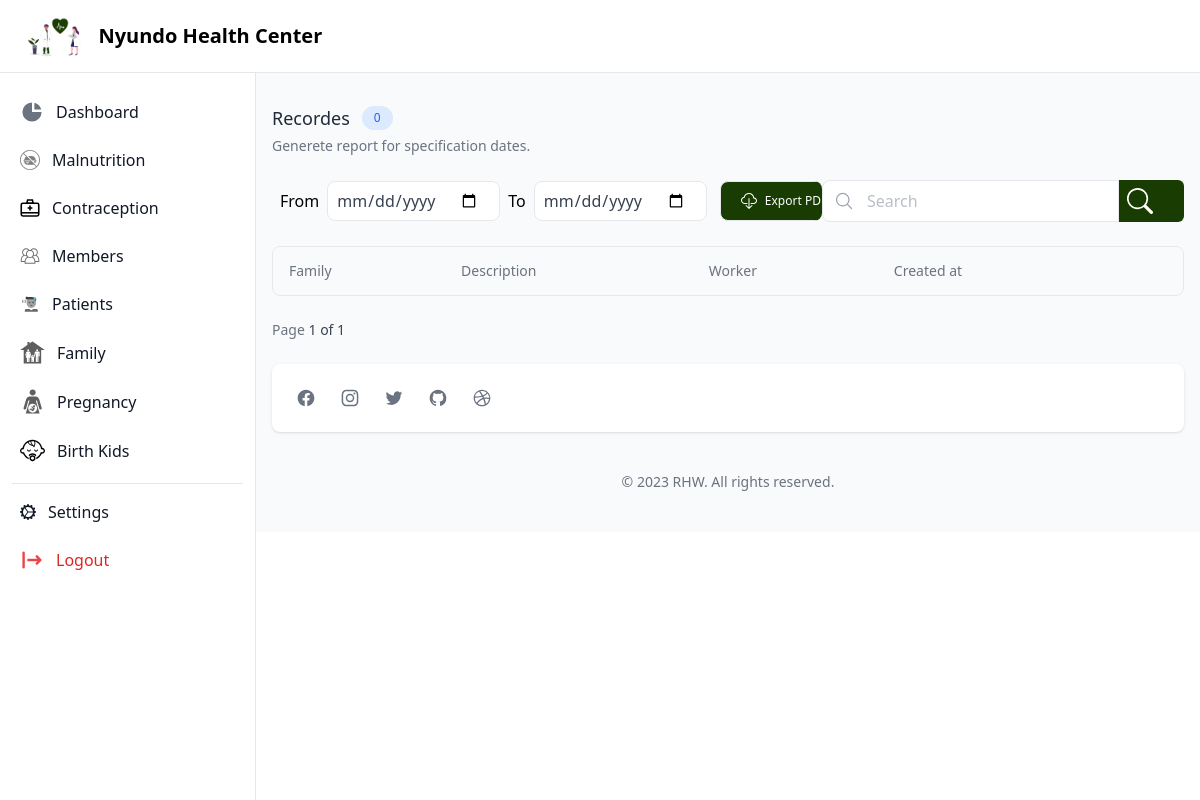
Page /contraception/ (signed in) on the earlier database version.
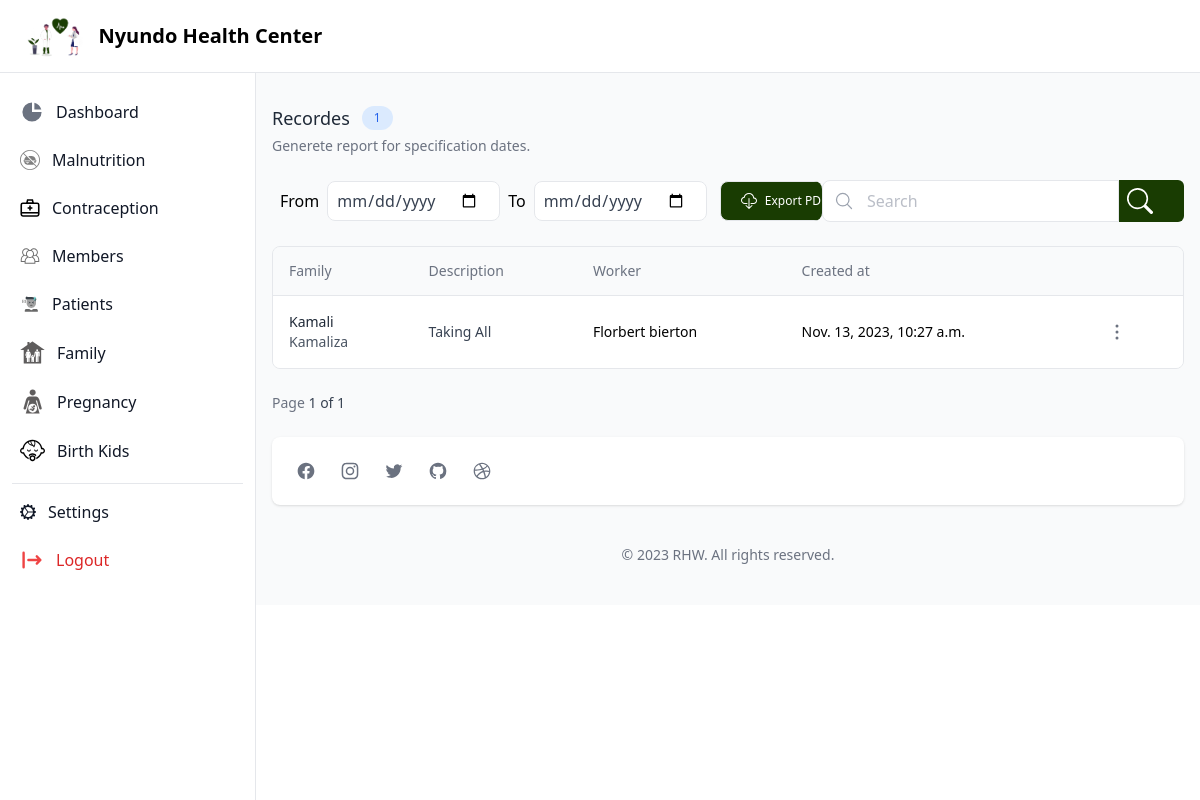
Same page on the later database version.
### home/models.py (models this page shows, shortened)
class Contraception(models.Model):
    id = models.UUIDField(default=uuid.uuid4, primary_key=True, editable=False)
    family=models.ForeignKey(HouseHold,related_name='family_contraception',on_delete=models.CASCADE)
    description=models.TextField()
    worker=models.ForeignKey(User,related_name='umujyanama_contraception',on_delete=models.CASCADE)
    created_on = models.DateTimeField(_("created on"), auto_now_add=True)
    class Meta:
        verbose_name = _("Contraception")
        verbose_name_plural = _("Contraception")
        ordering = ('-created_on',)

class HouseHold(models.Model):
    id = models.UUIDField(default=uuid.uuid4, primary_key=True, editable=False)
    father_full_name=models.CharField(max_length=250)
    father_id_no= models.CharField(_("father_identification_number"),max_length=16)
    mother_full_name=models.CharField(max_length=250)
    mother_id_no= models.CharField(_("mother_identification_number"),max_length=16)
    number_child=models.IntegerField(default=0)
    phone_number=models.CharField(max_length=16)
    worker=models.ForeignKey(User,related_name='umujyanama_family',on_delete=models.CASCADE)
    village=models.ForeignKey(Village,related_name='family_village',on_delete=models.CASCADE)
    created_on = models.DateTimeField(_("created on"), auto_now_add=True)
    class Meta:
        verbose_name = _("House Hold")
        verbose_name_plural = _("House Hold")
        ordering = ('father_full_name',)

### accounts/models.py (models this page shows, shortened)
class User(AbstractBaseUser, PermissionsMixin):
    ADMIN="ADMIN"
    UMUJYANAMA="UMUJYANAMA"
    HC="HC"
    STAFF="STAFF"
    RSSB="RSSB"
    RAMA="RAMA"
    USER_TYPE_CHOICE = (
        (ADMIN,"Super User"),
        (STAFF,"Staff User"),
        (UMUJYANAMA,"Umujyana"),
        (HC,"Health Center"),
    )
    id = models.UUIDField(default=uuid.uuid4, primary_key=True, editable=False)
    email = models.EmailField("email address", max_length=255, unique=True,blank=True,null=True)
    full_name = models.CharField(_("full name"), max_length=100)
    username = models.CharField(_("username"), max_length=100, unique=True)
    phone_number = models.CharField(
        _("phone number"), max_length=255,unique=True,validators=[
            MinLengthValidator(limit_value=13),
            MaxLengthValidator(limit_value=13)
        ]
    )
    identification_number= models.CharField(_("identification_number"),max_length=255,validators=[
            MinLengthValidator(limit_value=16),
            MaxLengthValidator(limit_value=16)
        ])
    user_type = models.CharField(
        _("user type"), choices=USER_TYPE_CHOICE, max_length=50, default=UMUJYANAMA
    )
    is_active = models.BooleanField(_("is active"), default=True)
    is_staff = models.BooleanField(_("staff"), default=False)
    is_first_login = models.BooleanField(_("staff"), default=True)
    admin = models.BooleanField(_("admin"), default=False)  # a admin
    created_on = models.DateTimeField(_("created on"), auto_now_add=True)
    objects = UserManager()
    USERNAME_FIELD = _("username")
    REQUIRED_FIELDS = ["email","full_name"]
    def __str__(self):  # __unicode__ on Python 2O
        return self.full_name
    @property
    def clinic_members(self):
        return self.clinic.members.all()

### accounts/decoration.py (the view)
    def wrap(request, *args, **kwargs):
        if request.user.user_type ==User.HC:
            return function(request, *args, **kwargs)
        else:
            raise PermissionDenied

### accounts/decoration.py (called while the page is built)
def is_health_center(function):
    def wrap(request, *args, **kwargs):
        if request.user.user_type ==User.HC:
            return function(request, *args, **kwargs)
        else:
            raise PermissionDenied
    wrap.__doc__ = function.__doc__
    wrap.__name__ = function.__name__
    return wrap

### healthCenter/views.py (called while the page is built, shortened)
@is_health_center
def contraception(request):
    memebrs=request.user.clinic_members
    all_mal=Contraception.objects.filter(worker__in=memebrs)
    paginator=Paginator(all_mal, 2)
    page_number = request.GET.get("page")
    page_obj = paginator.get_page(page_number)
    context={
        "all_mal":page_obj,
        "page_number":page_number,
        "count":paginator.num_pages,
        "c_record":all_mal.count()
    }
    return render(request,'healtfeature/contraception.html',context)

### healthCenter/templates/healtfeature/contraception.html (shortened to what the changed rows need)
{% extends 'base/healthCenter/base.html'%}
{% block main%}
<section class="container px-4 mx-auto mt-10">
    <div class="sm:flex sm:items-center sm:justify-between">
        <div>
            <div class="flex items-center gap-x-3">
                <h2 class="text-lg font-medium text-gray-800 ">Recordes</h2>
                <span class="px-3 py-1 text-xs text-blue-600 bg-blue-100 rounded-full ">{{c_record}}</span>
            </div>
        </div>
    </div>
    <div class="flex flex-col mt-6">
        <div class="-mx-4 -my-2 overflow-x-auto sm:-mx-6 lg:-mx-8">
            <div class="inline-block min-w-full py-2 align-middle md:px-6 lg:px-8">
                <div class="overflow-hidden border border-gray-200 dark:border-gray-700 md:rounded-lg">
                    <table class="min-w-full divide-y divide-gray-200 dark:divide-gray-700">
                        <thead class="bg-gray-50 dark:bg-gray-800">
                            <tr>
                                <th scope="col" class="py-3.5 px-4 text-sm font-normal text-left rtl:text-right text-gray-500 dark:text-gray-400">
                                    <button class="flex items-center gap-x-3 focus:outline-none">
                                        <span>Family</span>
                                    </button>
                                </th>
                                <th scope="col" class="px-4 py-3.5 text-sm font-normal text-left rtl:text-right text-gray-500 dark:text-gray-400">
                                    Description
                                </th>
                                <th scope="col" class="px-4 py-3.5 text-sm font-normal text-left rtl:text-right text-gray-500 dark:text-gray-400">Worker</th>
                                <th scope="col" class="px-4 py-3.5 text-sm font-normal text-left rtl:text-right text-gray-500 dark:text-gray-400">Created at</th>
                                <th scope="col" class="relative py-3.5 px-4">
                                </th>
                            </tr>
                        </thead>
                        <tbody class="bg-white divide-y divide-gray-200 dark:divide-gray-700 dark:bg-gray-900">
                            {% for contact in all_mal %}
                            <tr>
                                <td class="px-4 py-4 text-sm font-medium whitespace-nowrap">
                                    <div>
                                        <h2 class="font-medium text-gray-800 dark:text-white ">{{contact.family.father_full_name}}</h2>
                                        <p class="text-sm font-normal text-gray-600 dark:text-gray-400">{{contact.family.mother_full_name}}</p>
                                    </div>
                                </td>
                                <td class="px-4 py-4 text-sm whitespace-nowrap">
                                    <div>
                                        <h4 class="text-gray-700 dark:text-gray-200">{{contact.description|slice:50|title}}</h4>
                                    </div>
                                </td>
                                <td class="px-4 py-4 text-sm whitespace-nowrap">
                                    <div class="flex items-center">
                                       {{contact.worker}}
                                    </div>
                                </td>
                                <td class="px-4 py-4 text-sm whitespace-nowrap">
                                    {{contact.created_on}}
                                </td>
                                <td class="px-4 py-4 text-sm whitespace-nowrap">
                                    <button class="px-1 py-1 text-gray-500 transition-colors duration-200 rounded-lg dark:text-gray-300 hover:bg-gray-100">
                                    </button>
                                </td>
                            </tr>
                            {% endfor %}
                        </tbody>
                    </table>
                </div>
            </div>
        </div>
    </div>
</section>
{% endblock%}

Differences in the rows shown:
added Contraception: family.father_full_name "Kamali", family.mother_full_name "Kamaliza", description "Taking All", worker "Florbert bierton", created_on "Nov. 13, 2023, 10:27 a.m."
Other differences:
{{ c_record }}: "0" → "1"
